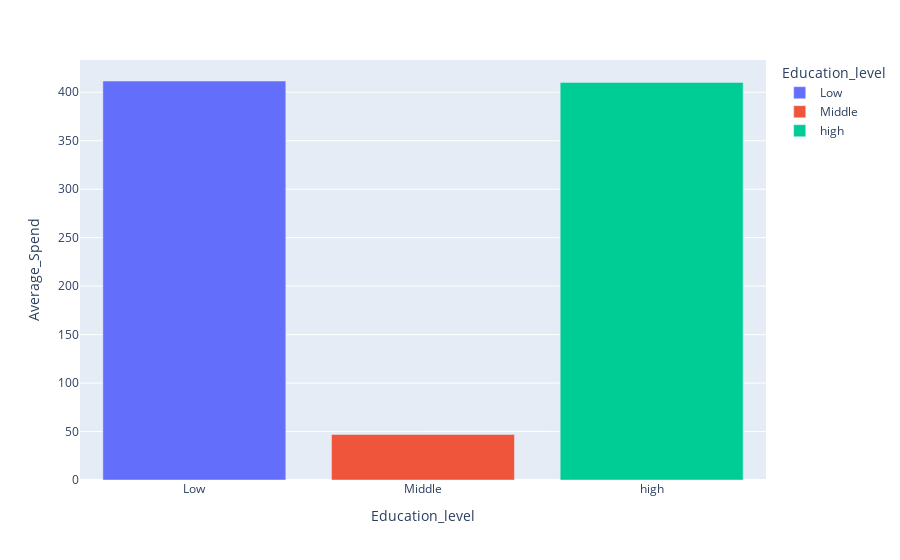

The notebook cell saved with this chart:
### Code cell
# Replace inf and NaN values with 0 or a more meaningful value like the mean
df['Average_Spend'].replace([np.inf, -np.inf], np.nan, inplace=True)
df['Average_Spend'].fillna(0, inplace=True)  # Replace NaN with 0 or mean

df_plot = df.groupby(['Education_level'])['Average_Spend'].mean().reset_index()

fig5 = px.bar(df_plot, x='Education_level', y='Average_Spend', color='Education_level')

fig5.show()

### Figure 1 — Plotly figure (JSON) as saved in the notebook; plotly's stock layout.template omitted (floating-point values rounded to 4 significant figures)
{"data": [{"alignmentgroup": "True", "hovertemplate": "Education_level=%{x}<br>Average_Spend=%{y}<extra></extra>", "legendgroup": "Low", "marker": {"color": "#636efa", "pattern": {"shape": ""}}, "name": "Low", "offsetgroup": "Low", "orientation": "v", "showlegend": true, "textposition": "auto", "type": "bar", "x": ["Low"], "xaxis": "x", "y": [411.6], "yaxis": "y"}, {"alignmentgroup": "True", "hovertemplate": "Education_level=%{x}<br>Average_Spend=%{y}<extra></extra>", "legendgroup": "Middle", "marker": {"color": "#EF553B", "pattern": {"shape": ""}}, "name": "Middle", "offsetgroup": "Middle", "orientation": "v", "showlegend": true, "textposition": "auto", "type": "bar", "x": ["Middle"], "xaxis": "x", "y": [47.01], "yaxis": "y"}, {"alignmentgroup": "True", "hovertemplate": "Education_level=%{x}<br>Average_Spend=%{y}<extra></extra>", "legendgroup": "high", "marker": {"color": "#00cc96", "pattern": {"shape": ""}}, "name": "high", "offsetgroup": "high", "orientation": "v", "showlegend": true, "textposition": "auto", "type": "bar", "x": ["high"], "xaxis": "x", "y": [410.2], "yaxis": "y"}], "layout": {"barmode": "relative", "legend": {"title": {"text": "Education_level"}, "tracegroupgap": 0}, "margin": {"t": 60}, "xaxis": {"anchor": "y", "categoryarray": ["Low", "Middle", "high"], "categoryorder": "array", "domain": [0, 1], "title": {"text": "Education_level"}}, "yaxis": {"anchor": "x", "domain": [0, 1], "title": {"text": "Average_Spend"}}}}
